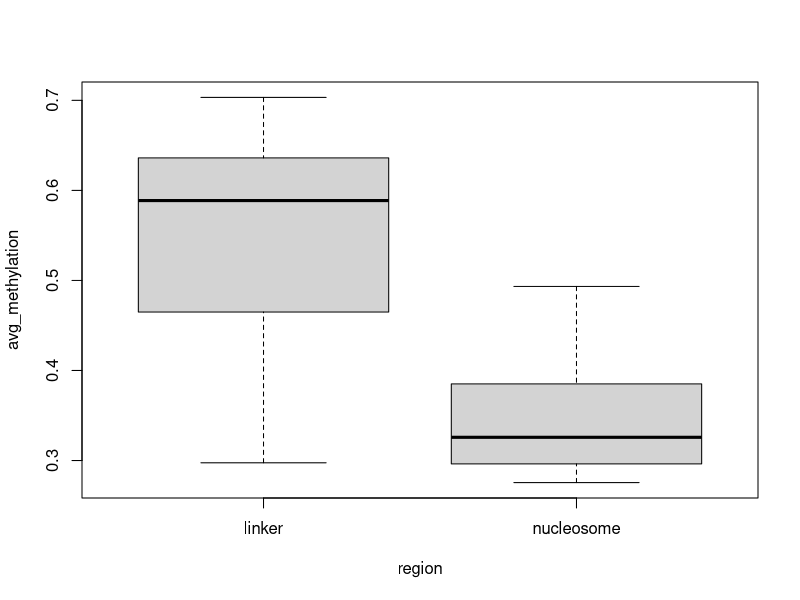
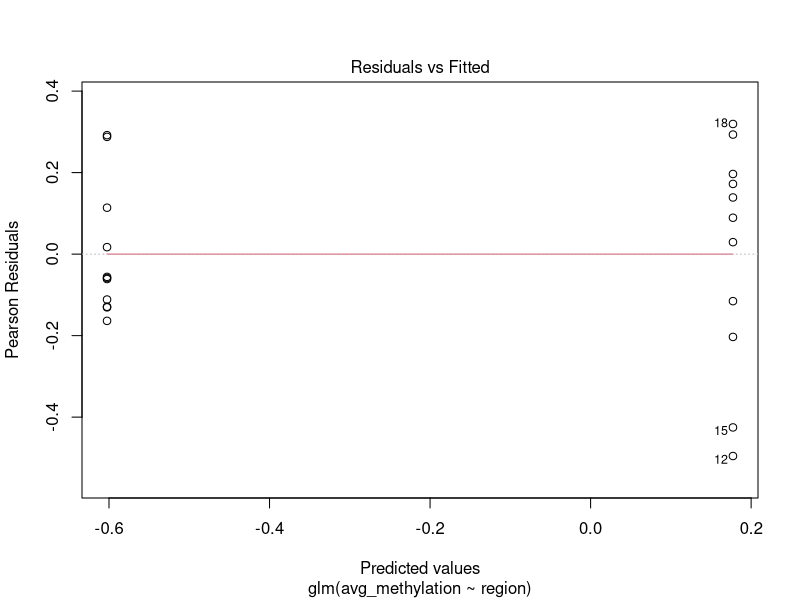
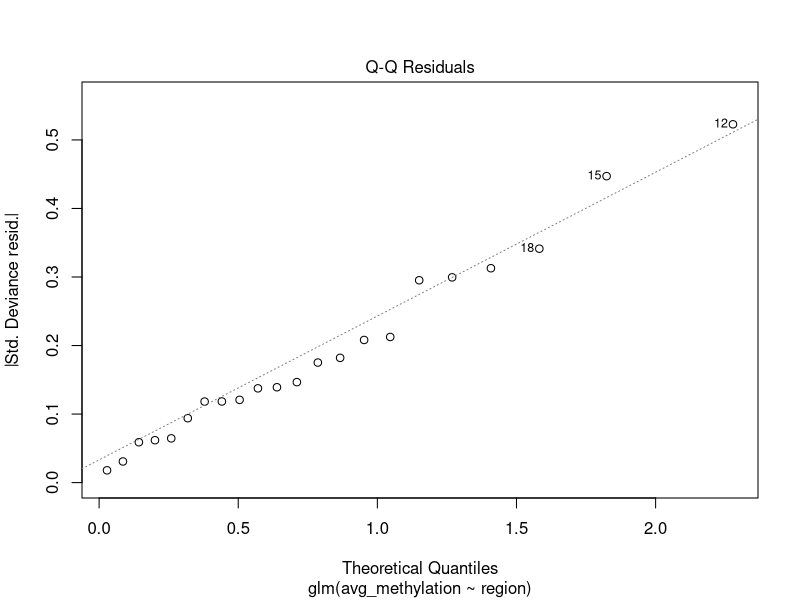
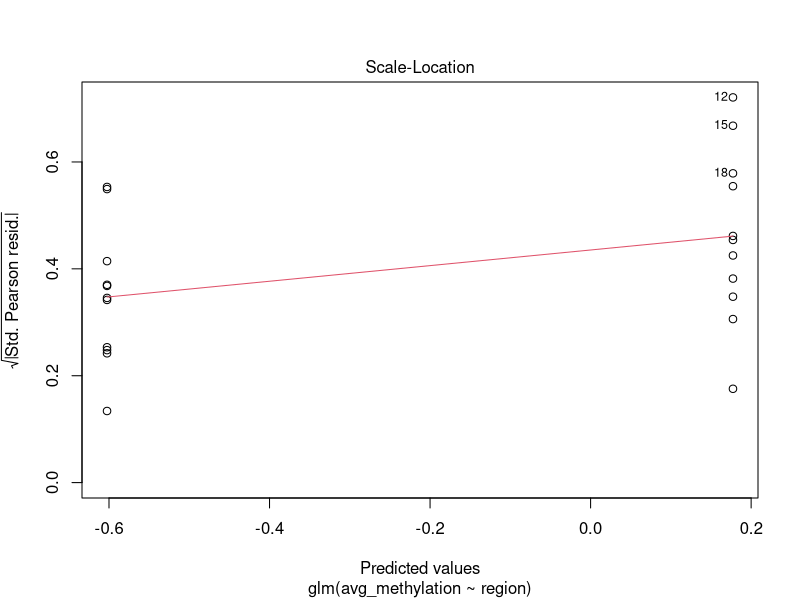
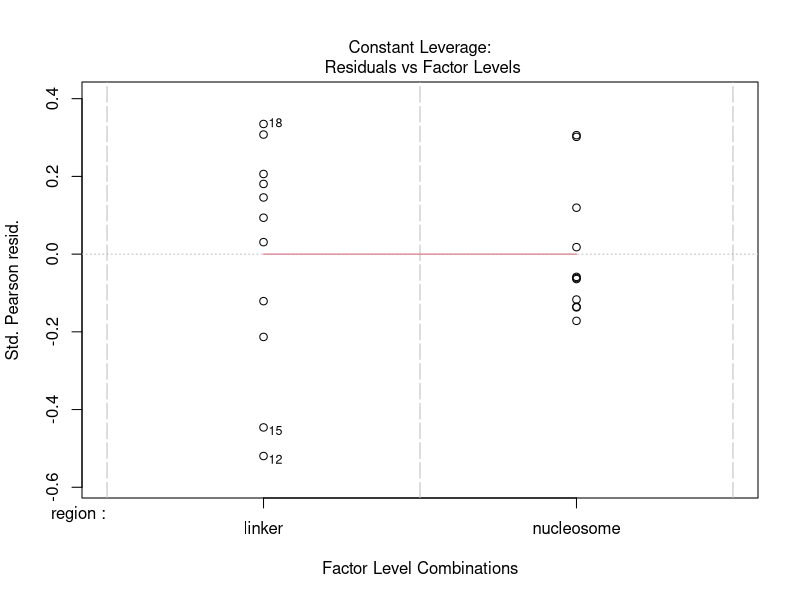
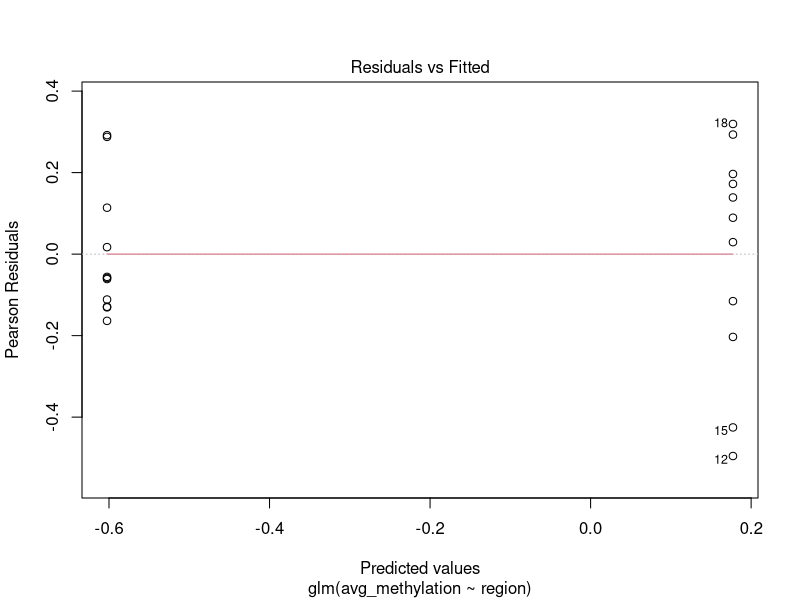
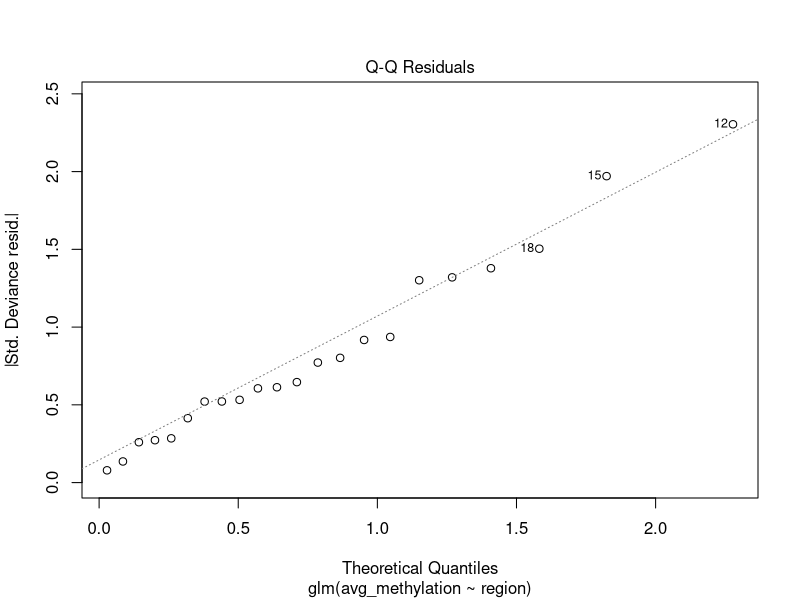
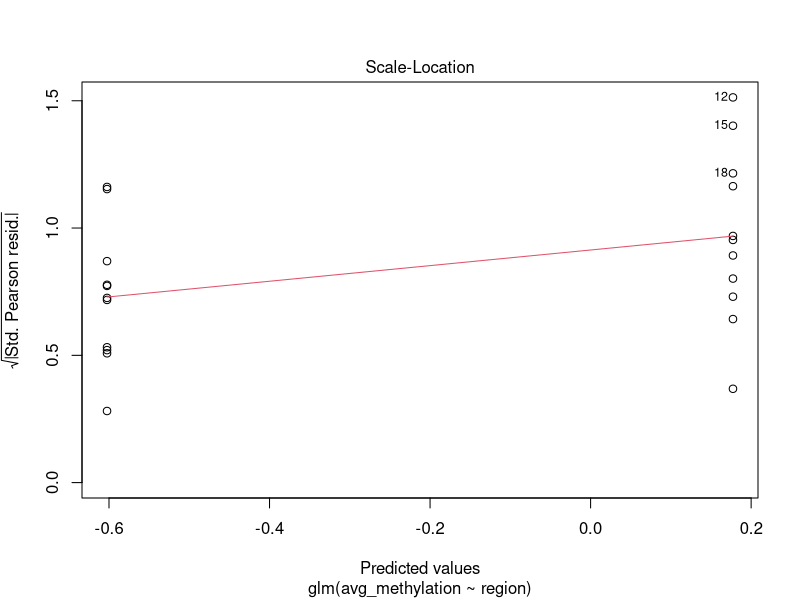

R code for these plots, in order:
## ---- chunk 1
data <- read.table("../data/combined.txt", header = TRUE)
## ---- chunk 2
boxplot(avg_methylation ~ region, data = data)
## ---- chunk 3
m <- glm(avg_methylation ~ region,
         data = data,
         family = "binomial")
summary(m)
plot(m)
## ---- chunk 4
epsilon <- resid(m, type="pearson")
n  <- nrow(data) # number of data points
p  <- length(coef(m))  # number of coefficients
disp <- sum(epsilon^2) / (n - p) # dispersion estimate
disp # if the variance would conform a Binomial this should be around 1. underdispersion
## ---- chunk 5
m <- glm(avg_methylation ~ region,
         data = data,
         family = "quasibinomial")
summary(m)
plot(m)
